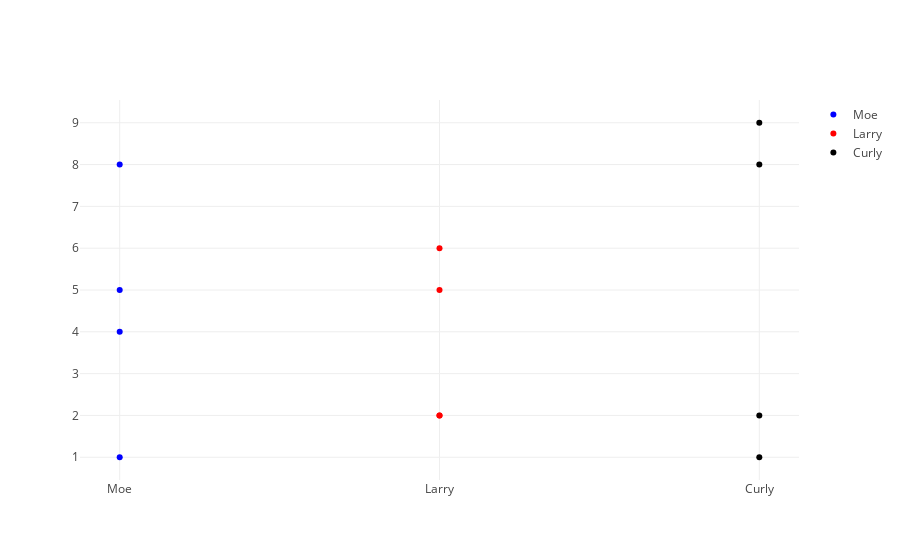

The cell this chart's notebook holds for it:
### Code cell
import plotly.io as pio

subject = ['Moe','Larry','Curly','Moe','Larry','Curly','Moe','Larry','Curly','Moe','Larry','Curly']
score = [1,6,2,8,2,9,4,5,1,5,2,8]

data = [dict(
  type = 'scatter',
  x = subject,
  y = score,
  mode = 'markers',
  transforms = [dict(
    type = 'groupby',
    groups = subject,
    styles = [
        dict(target = 'Moe', value = dict(marker = dict(color = 'blue'))),
        dict(target = 'Larry', value = dict(marker = dict(color = 'red'))),
        dict(target = 'Curly', value = dict(marker = dict(color = 'black')))
    ]
  )]
)]

fig_dict = dict(data=data)
pio.show(fig_dict, validate=False)

### Figure 1 — Plotly figure (JSON) as saved in the notebook; plotly's stock layout.template omitted (floating-point values rounded to 4 significant figures)
{"data": [{"mode": "markers", "transforms": [{"groups": ["Moe", "Larry", "Curly", "Moe", "Larry", "Curly", "Moe", "Larry", "Curly", "Moe", "Larry", "Curly"], "styles": [{"target": "Moe", "value": {"marker": {"color": "blue"}}}, {"target": "Larry", "value": {"marker": {"color": "red"}}}, {"target": "Curly", "value": {"marker": {"color": "black"}}}], "type": "groupby"}], "type": "scatter", "x": ["Moe", "Larry", "Curly", "Moe", "Larry", "Curly", "Moe", "Larry", "Curly", "Moe", "Larry", "Curly"], "y": [1, 6, 2, 8, 2, 9, 4, 5, 1, 5, 2, 8]}], "layout": {}}
